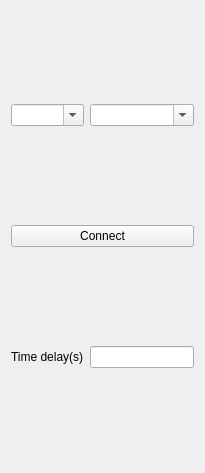
                 <widget class="QWidget" name="page_3">
                  <property name="geometry">
                   <rect>
                    <x>0</x>
                    <y>0</y>
                    <width>205</width>
                    <height>473</height>
                   </rect>
                  </property>
                  <attribute name="label">
                   <string>IO</string>
                  </attribute>
                  <layout class="QGridLayout" name="gridLayout_6">
                   <item row="0" column="1">
                    <widget class="QComboBox" name="combo_box_baudrate_controller_2">
                     <property name="sizePolicy">
                      <sizepolicy hsizetype="Expanding" vsizetype="Fixed">
                       <horstretch>0</horstretch>
                       <verstretch>0</verstretch>
                      </sizepolicy>
                     </property>
                     <property name="editable">
                      <bool>true</bool>
                     </property>
                    </widget>
                   </item>
                   <item row="1" column="0" colspan="2">
                    <widget class="QPushButton" name="but_open_io_controller">
                     <property name="text">
                      <string>Connect</string>
                     </property>
                    </widget>
                   </item>
                   <item row="0" column="0">
                    <widget class="QComboBox" name="combo_box_com_controller_2">
                     <property name="sizePolicy">
                      <sizepolicy hsizetype="Expanding" vsizetype="Fixed">
                       <horstretch>0</horstretch>
                       <verstretch>0</verstretch>
                      </sizepolicy>
                     </property>
                     <property name="editable">
                      <bool>true</bool>
                     </property>
                    </widget>
                   </item>
                   <item row="2" column="0">
                    <widget class="QLabel" name="label_3">
                     <property name="text">
                      <string>Time delay(s)</string>
                     </property>
                    </widget>
                   </item>
                   <item row="2" column="1">
                    <widget class="QLineEdit" name="line_edit_time_delay_io"/>
                   </item>
                  </layout>
                 </widget>
